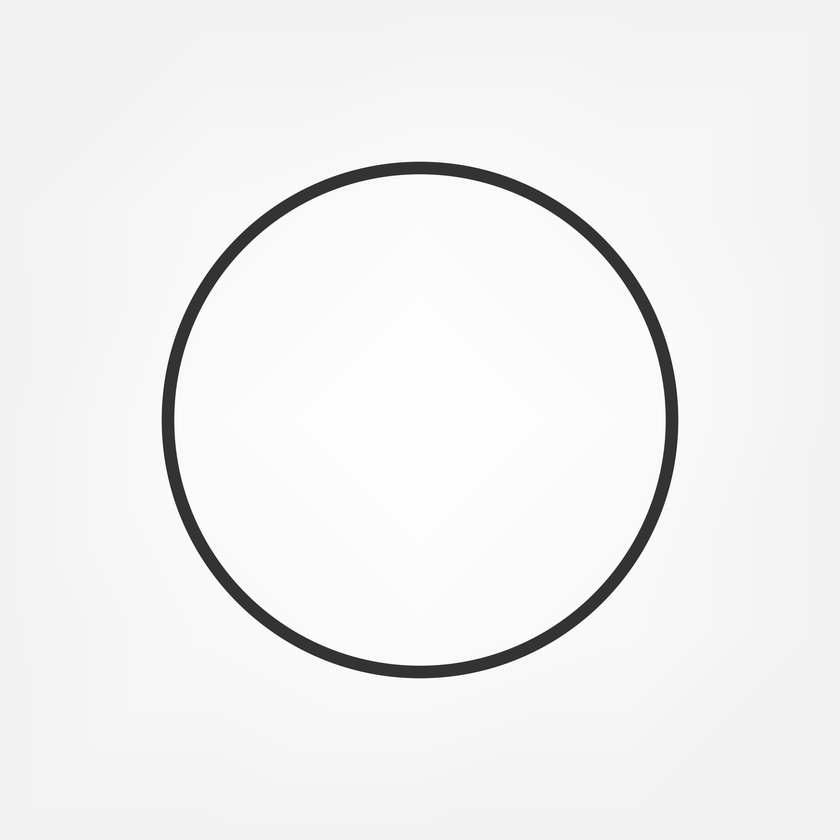
#> input picture image_test_model_reconnaissance_objet/cercle.jpg, 840 x 840 px, shrunk from 5000 x 5000 before the run
$ python -i image_feature_extractor.py   (imports and definitions only)
#> lines starting #> are read from the running program, lines starting #| are printed output that depends on the picture; after the words box and inside, x2 and y2 are one past the last pixel; in counts of white or black regions, pixels touching at a corner belong together
import math
import cv2
import numpy as np


def preprocess_object_mask(image: np.ndarray):
    """Construit un masque binaire robuste (fond clair ou sombre)."""
    if image is None:
        return None
    if image.ndim == 3:
        gray = cv2.cvtColor(image, cv2.COLOR_BGR2GRAY)
    else:
        gray = image.copy()

    _, base = cv2.threshold(gray, 0, 255, cv2.THRESH_BINARY + cv2.THRESH_OTSU)
    masks = [base, cv2.bitwise_not(base)]
    kernel = np.ones((3, 3), np.uint8)
    masks = [cv2.morphologyEx(m, cv2.MORPH_OPEN, kernel) for m in masks]
    masks = [cv2.morphologyEx(m, cv2.MORPH_CLOSE, kernel) for m in masks]
    return gray, masks


def _touches_border(contour, width: int, height: int):
    x, y, w, h = cv2.boundingRect(contour)
    return x <= 1 or y <= 1 or (x + w) >= (width - 1) or (y + h) >= (height - 1)


def _select_object_contour(gray: np.ndarray):
    """Trouve le meilleur contour objet en gerant fond clair/sombre."""
    prep = preprocess_object_mask(gray)
    if prep is None:
        return None, None
    _, candidates = prep

    h, w = gray.shape[:2]
    img_area = float(h * w)
    min_area = img_area * 0.01
    max_area = img_area * 0.90

    best = None
    best_mask = None
    best_score = -1e9

    for mask in candidates:
        contours, _ = cv2.findContours(mask, cv2.RETR_EXTERNAL, cv2.CHAIN_APPROX_SIMPLE)
        for contour in contours:
            area = float(cv2.contourArea(contour))
            if area <= 5.0:
                continue
            perimeter = float(cv2.arcLength(contour, True))
            if perimeter <= 1e-6:
                continue

            area_ratio = area / img_area
            score = area_ratio * 4.0
            if min_area <= area <= max_area:
                score += 2.0
            if _touches_border(contour, w, h):
                score -= 4.0
            circularity = float((4.0 * math.pi * area) / (perimeter * perimeter))
            if circularity < 0.08:
                score -= 2.0

            if score > best_score:
                best = contour
                best_mask = mask
                best_score = score

    return best, best_mask


def _center_mask(mask: np.ndarray):
    """Recentre l'objet principal dans une image de meme taille."""
    if mask is None:
        return None
    ys, xs = np.where(mask > 0)
    if len(xs) == 0 or len(ys) == 0:
        return mask

    min_x, max_x = int(xs.min()), int(xs.max())
    min_y, max_y = int(ys.min()), int(ys.max())
    crop = mask[min_y : max_y + 1, min_x : max_x + 1]

    h, w = mask.shape[:2]
    ch, cw = crop.shape[:2]
    y0 = max((h - ch) // 2, 0)
    x0 = max((w - cw) // 2, 0)

    centered = np.zeros_like(mask)
    centered[y0 : y0 + ch, x0 : x0 + cw] = crop
    return centered


def extract_object_features(image: np.ndarray):
    """Extrait des features geometriques depuis une image binaire d'objet."""
    if image is None:
        return None

    if image.ndim == 3:
        gray = cv2.cvtColor(image, cv2.COLOR_BGR2GRAY)
    else:
        gray = image.copy()

    contour, selected_mask = _select_object_contour(gray)
    if contour is None:
        return None

    centered_mask = _center_mask(selected_mask)
    if centered_mask is None:
        return None
    contours, _ = cv2.findContours(centered_mask, cv2.RETR_EXTERNAL, cv2.CHAIN_APPROX_SIMPLE)
    if not contours:
        return None
    contour = max(contours, key=cv2.contourArea)

    area = float(cv2.contourArea(contour))
    if area < 5:
        return None

    perimeter = float(cv2.arcLength(contour, True))
    if perimeter <= 1e-6:
        return None

    x, y, w, h = cv2.boundingRect(contour)
    box_area = float(max(w * h, 1))
    aspect_ratio = float(min(w, h) / max(w, h))
    extent = float(area / (w * h))
    circularity = float((4.0 * math.pi * area) / (perimeter * perimeter))
    circularity = max(0.0, min(circularity, 1.0))

    hull = cv2.convexHull(contour)
    hull_area = float(cv2.contourArea(hull))
    solidity = float(area / hull_area) if hull_area > 1e-6 else 0.0

    approx_fine = cv2.approxPolyDP(contour, 0.02 * perimeter, True)
    approx_coarse = cv2.approxPolyDP(contour, 0.05 * perimeter, True)
    approx_mid = cv2.approxPolyDP(contour, 0.03 * perimeter, True)
    vertices_fine = float(len(approx_fine))
    vertices_mid = float(len(approx_mid))
    vertices_coarse = float(len(approx_coarse))

    (_, _), radius = cv2.minEnclosingCircle(contour)
    circle_area = float(math.pi * radius * radius) if radius > 1e-6 else 1.0
    circle_fill = float(area / circle_area)
    area_ratio = float(area / gray.size)
    box_fill = float(area / box_area)

    eccentricity = 0.0
    if len(contour) >= 5:
        (_, _), (ma, mi), _ = cv2.fitEllipse(contour)
        major = float(max(ma, mi))
        minor = float(min(ma, mi))
        if major > 1e-6:
            eccentricity = float(math.sqrt(max(major * major - minor * minor, 0.0)) / major)

    moments = cv2.moments(contour)
    hu = cv2.HuMoments(moments).flatten()
    hu_log = [-np.sign(v) * np.log10(max(abs(v), 1e-12)) for v in hu]

    return np.array(
        [
            float(w),
            float(h),
            aspect_ratio,
            circularity,
            extent,
            solidity,
            perimeter,
            area,
            vertices_fine,
            vertices_mid,
            vertices_coarse,
            box_fill,
            circle_fill,
            area_ratio,
            eccentricity,
            float(hu_log[0]),
            float(hu_log[1]),
            float(hu_log[2]),
            float(hu_log[3]),
        ],
        dtype=np.float32,
    )


def preprocess_mask_for_debug(image: np.ndarray):
    """Retourne le meilleur masque binaire pour affichage debug UI."""
    if image is None:
        return None
    if image.ndim == 3:
        gray = cv2.cvtColor(image, cv2.COLOR_BGR2GRAY)
    else:
        gray = image.copy()
    _, mask = _select_object_contour(gray)
    return _center_mask(mask)

>>> import cv2
>>> picture = cv2.imread('../../image_test_model_reconnaissance_objet/cercle.jpg')
#> picture is the input picture: shape (840, 840, 3); min 32, max 255, mean 240.9
>>> result = extract_object_features(picture)
#> in preprocess_object_mask, `_, base = cv2.threshold(gray, 0, 255, cv2.THRESH_BINARY + cv2.THRESH_O..`:
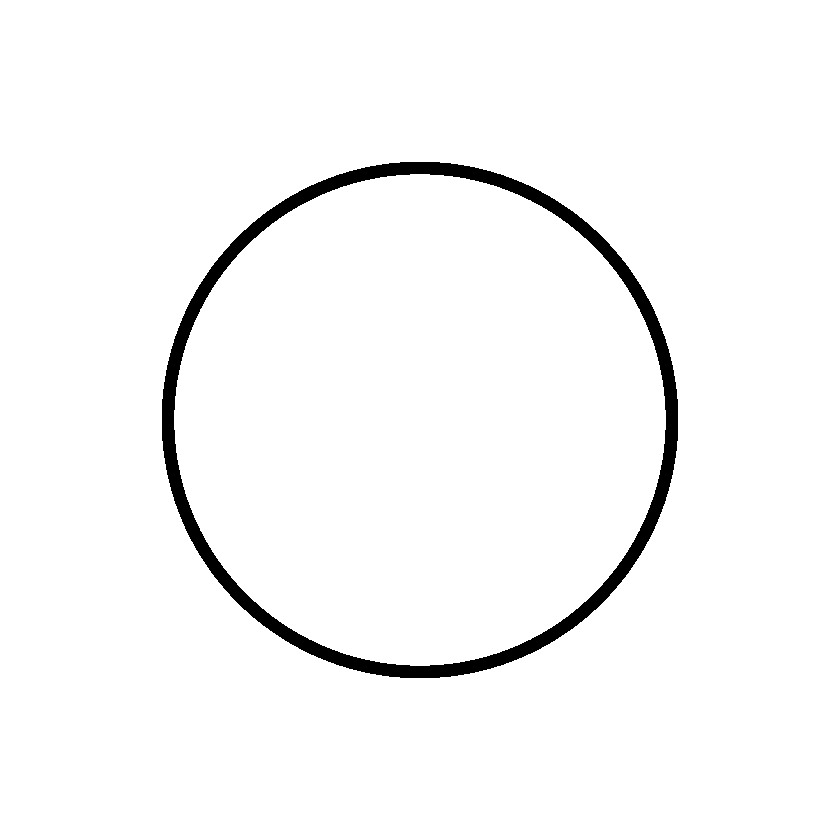
#> base: shape (840, 840); 97.2% white; 1 black region, box (x1, y1, x2, y2) and area: (162, 162, 678, 678) 19984
#> in preprocess_object_mask, `masks = [cv2.morphologyEx(m, cv2.MORPH_OPEN, kernel) for m in masks]`: masks = 2 items
#> the loop in _select_object_contour, `for mask in candidates:` made 2 passes
#> contours on pass 1: [[[0, 0], [0, 839], [839, 839], [839, 0]]]
#> after the loop in _select_object_contour, `for mask in candidates:`: best = contour of 728 points, box (x1, y1, x2, y2) (162, 162, 678, 678), area 208943; best_score = 3.18
#> in extract_object_features, `contour, selected_mask = _select_object_contour(gray)`: contour has the same summary as best in _select_object_contour
#> in _center_mask, `ys, xs = np.where(mask > 0)`: ys = 19984 values from 162 to 677; xs = 19984 values, max 677 at index 9492, min 162 at index 9467, mean 419.5
#> in _center_mask, `min_x, max_x = int(xs.min()), int(xs.max())`: min_x = 162; max_x = 677
#> in _center_mask, `min_y, max_y = int(ys.min()), int(ys.max())`: min_y = 162; max_y = 677
#> in _center_mask, `crop = mask[min_y : max_y + 1, min_x : max_x + 1]`:
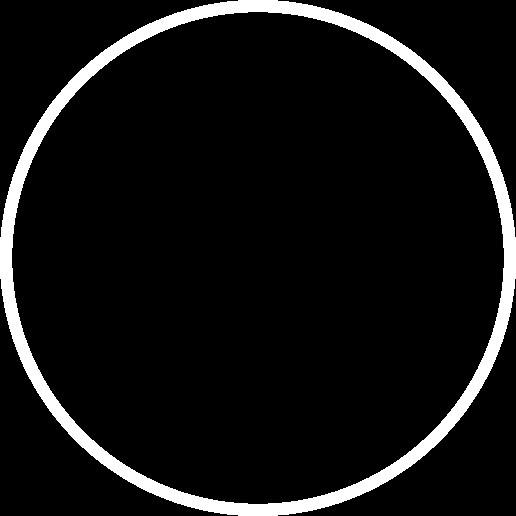
#> crop: shape (516, 516); 7.5% white; 1 white region
#> in extract_object_features, `contours, _ = cv2.findContours(centered_mask, cv2.RETR_EXTERNAL, cv2.C..`: contours = 1 contour; box (x1, y1, x2, y2) and area: (162, 162, 678, 678) 208943
#> in extract_object_features, `area = float(cv2.contourArea(contour))`: area = 208943
#> in extract_object_features, `perimeter = float(cv2.arcLength(contour, True))`: perimeter = 1708.5
#> in extract_object_features, `x, y, w, h = cv2.boundingRect(contour)`: x = 162; w = 516
#> in extract_object_features, `box_area = float(max(w * h, 1))`: box_area = 266256
#> in extract_object_features, `aspect_ratio = float(min(w, h) / max(w, h))`: aspect_ratio = 1
#> in extract_object_features, `extent = float(area / (w * h))`: extent = 0.785
#> in extract_object_features, `circularity = float((4.0 * math.pi * area) / (perimeter * perimeter))`: circularity = 0.899
#> in extract_object_features, `hull = cv2.convexHull(contour)`: hull = contour of 148 points, box (x1, y1, x2, y2) (162, 162, 678, 678), area 209434
#> in extract_object_features, `hull_area = float(cv2.contourArea(hull))`: hull_area = 209434
#> in extract_object_features, `solidity = float(area / hull_area) if hull_area > 1e-6 else 0.0`: solidity = 0.998
#> in extract_object_features, `approx_fine = cv2.approxPolyDP(contour, 0.02 * perimeter, True)`: approx_fine = [[400, 162], [223, 252], [162, 440], [253, 617], [439, 677], [616, 587], [677, 399], [586, 222]]
#> in extract_object_features, `approx_coarse = cv2.approxPolyDP(contour, 0.05 * perimeter, True)`: approx_coarse = [[400, 162], [162, 440], [439, 677], [677, 399]]
#> in extract_object_features, `approx_mid = cv2.approxPolyDP(contour, 0.03 * perimeter, True)`: approx_mid has the same summary as approx_fine
#> in extract_object_features, `vertices_fine = float(len(approx_fine))`: vertices_fine = 8
#> in extract_object_features, `vertices_coarse = float(len(approx_coarse))`: vertices_coarse = 4
#> in extract_object_features, `(_, _), radius = cv2.minEnclosingCircle(contour)`: radius = 258.4
#> in extract_object_features, `circle_area = float(math.pi * radius * radius) if radius > 1e-6 else 1.0`: circle_area = 209740.7
#> in extract_object_features, `circle_fill = float(area / circle_area)`: circle_fill = 0.996
#> in extract_object_features, `area_ratio = float(area / gray.size)`: area_ratio = 0.296
#> in extract_object_features, `box_fill = float(area / box_area)`: box_fill = 0.785
#> in extract_object_features, `(_, _), (ma, mi), _ = cv2.fitEllipse(contour)`: ma = 515.8
#> in extract_object_features, `eccentricity = float(math.sqrt(max(major * major - minor * minor, 0.0)..`: eccentricity = 0.00738
#> in extract_object_features, `moments = cv2.moments(contour)`: moments = moments, m00 208943, centre m10/m00, m01/m00 = (419.5, 419.5)
#> in extract_object_features, `hu = cv2.HuMoments(moments).flatten()`: hu = [0.159, 4.16e-11, 2.55e-15, 1.48e-19, -2.59e-36, -9.43e-25, -1.23e-36]
#> in extract_object_features, `hu_log = [-np.sign(v) * np.log10(max(abs(v), 1e-12)) for v in hu]`: hu_log = [0.798, 10.38, 12, 12, -12, -12, -12]
#> result = 19 values, max 208943 at index 7, min 0.00738 at index 14, mean 11144.4
